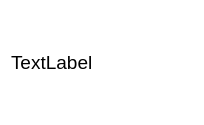
<?xml version="1.0" encoding="UTF-8"?>
<ui version="4.0">
 <class>dialog</class>
 <widget class="QDialog" name="dialog">
  <property name="geometry">
   <rect>
    <x>0</x>
    <y>0</y>
    <width>204</width>
    <height>125</height>
   </rect>
  </property>
  <property name="palette">
   <palette>
    <active>
     <colorrole role="Base">
      <brush brushstyle="SolidPattern">
       <color alpha="255">
        <red>255</red>
        <green>255</green>
        <blue>255</blue>
       </color>
      </brush>
     </colorrole>
     <colorrole role="Window">
      <brush brushstyle="SolidPattern">
       <color alpha="255">
        <red>255</red>
        <green>255</green>
        <blue>255</blue>
       </color>
      </brush>
     </colorrole>
    </active>
    <inactive>
     <colorrole role="Base">
      <brush brushstyle="SolidPattern">
       <color alpha="255">
        <red>255</red>
        <green>255</green>
        <blue>255</blue>
       </color>
      </brush>
     </colorrole>
     <colorrole role="Window">
      <brush brushstyle="SolidPattern">
       <color alpha="255">
        <red>255</red>
        <green>255</green>
        <blue>255</blue>
       </color>
      </brush>
     </colorrole>
    </inactive>
    <disabled>
     <colorrole role="Base">
      <brush brushstyle="SolidPattern">
       <color alpha="255">
        <red>255</red>
        <green>255</green>
        <blue>255</blue>
       </color>
      </brush>
     </colorrole>
     <colorrole role="Window">
      <brush brushstyle="SolidPattern">
       <color alpha="255">
        <red>255</red>
        <green>255</green>
        <blue>255</blue>
       </color>
      </brush>
     </colorrole>
    </disabled>
   </palette>
  </property>
  <property name="font">
   <font>
    <pointsize>14</pointsize>
   </font>
  </property>
  <property name="windowTitle">
   <string>Output</string>
  </property>
  <layout class="QVBoxLayout" name="verticalLayout">
   <item>
    <widget class="QLabel" name="label">
     <property name="text">
      <string>TextLabel</string>
     </property>
    </widget>
   </item>
  </layout>
 </widget>
 <resources/>
 <connections/>
</ui>
